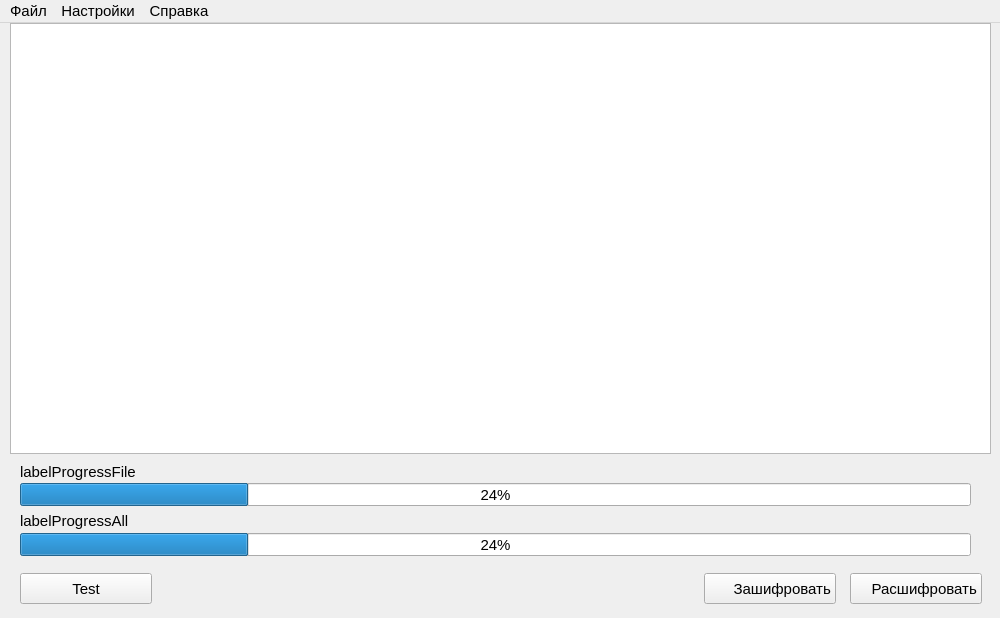
<?xml version="1.0" encoding="UTF-8"?>
<ui version="4.0">
 <class>GranitCryptClass</class>
 <widget class="QMainWindow" name="GranitCryptClass">
  <property name="geometry">
   <rect>
    <x>0</x>
    <y>0</y>
    <width>1000</width>
    <height>618</height>
   </rect>
  </property>
  <property name="maximumSize">
   <size>
    <width>1000</width>
    <height>618</height>
   </size>
  </property>
  <property name="font">
   <font>
    <pointsize>11</pointsize>
   </font>
  </property>
  <property name="windowTitle">
   <string>Система защита данных &quot;Роза-М&quot; MIT License</string>
  </property>
  <property name="styleSheet">
   <string notr="true"/>
  </property>
  <widget class="QWidget" name="centralWidget">
   <widget class="QPushButton" name="pushButtonDecrypt">
    <property name="geometry">
     <rect>
      <x>850</x>
      <y>550</y>
      <width>132</width>
      <height>31</height>
     </rect>
    </property>
    <property name="font">
     <font>
      <pointsize>11</pointsize>
     </font>
    </property>
    <property name="styleSheet">
     <string notr="true">text-align:right;
background-image: url(&quot;Image/decrypted&quot;);
background-repeat: no-repeat;
background-position: left </string>
    </property>
    <property name="text">
     <string>Расшифровать </string>
    </property>
   </widget>
   <widget class="QProgressBar" name="progressBarAll">
    <property name="geometry">
     <rect>
      <x>20</x>
      <y>510</y>
      <width>951</width>
      <height>23</height>
     </rect>
    </property>
    <property name="value">
     <number>24</number>
    </property>
   </widget>
   <widget class="QPushButton" name="pushButtonCrypt">
    <property name="geometry">
     <rect>
      <x>704</x>
      <y>550</y>
      <width>132</width>
      <height>31</height>
     </rect>
    </property>
    <property name="font">
     <font>
      <pointsize>11</pointsize>
     </font>
    </property>
    <property name="styleSheet">
     <string notr="true">text-align:right;
background-image: url(&quot;Image/encrypted.png&quot;);
background-repeat: no-repeat;
background-position: left </string>
    </property>
    <property name="text">
     <string>Зашифровать </string>
    </property>
   </widget>
   <widget class="QLabel" name="labelProgressFile">
    <property name="geometry">
     <rect>
      <x>20</x>
      <y>438</y>
      <width>911</width>
      <height>21</height>
     </rect>
    </property>
    <property name="text">
     <string>labelProgressFile</string>
    </property>
   </widget>
   <widget class="QPlainTextEdit" name="plainTextEditFiles">
    <property name="geometry">
     <rect>
      <x>10</x>
      <y>0</y>
      <width>981</width>
      <height>431</height>
     </rect>
    </property>
    <property name="readOnly">
     <bool>true</bool>
    </property>
   </widget>
   <widget class="QProgressBar" name="progressBarFile">
    <property name="geometry">
     <rect>
      <x>20</x>
      <y>460</y>
      <width>951</width>
      <height>23</height>
     </rect>
    </property>
    <property name="value">
     <number>24</number>
    </property>
    <property name="textVisible">
     <bool>true</bool>
    </property>
   </widget>
   <widget class="QLabel" name="labelProgressAll">
    <property name="geometry">
     <rect>
      <x>20</x>
      <y>490</y>
      <width>921</width>
      <height>16</height>
     </rect>
    </property>
    <property name="text">
     <string>labelProgressAll</string>
    </property>
   </widget>
   <widget class="QPushButton" name="pushButtonSelectKey">
    <property name="geometry">
     <rect>
      <x>20</x>
      <y>550</y>
      <width>132</width>
      <height>31</height>
     </rect>
    </property>
    <property name="font">
     <font>
      <pointsize>11</pointsize>
     </font>
    </property>
    <property name="styleSheet">
     <string notr="true"/>
    </property>
    <property name="text">
     <string>Test</string>
    </property>
   </widget>
  </widget>
  <widget class="QMenuBar" name="menuBar">
   <property name="geometry">
    <rect>
     <x>0</x>
     <y>0</y>
     <width>1000</width>
     <height>26</height>
    </rect>
   </property>
   <property name="font">
    <font>
     <pointsize>11</pointsize>
    </font>
   </property>
   <widget class="QMenu" name="menu_File">
    <property name="font">
     <font>
      <pointsize>11</pointsize>
     </font>
    </property>
    <property name="title">
     <string>Файл</string>
    </property>
    <addaction name="actionOpenFile"/>
    <addaction name="actionExit"/>
   </widget>
   <widget class="QMenu" name="menuHelp">
    <property name="font">
     <font>
      <pointsize>11</pointsize>
     </font>
    </property>
    <property name="title">
     <string>Справка</string>
    </property>
    <addaction name="actionHelp"/>
   </widget>
   <widget class="QMenu" name="menuSettings">
    <property name="title">
     <string>Настройки</string>
    </property>
    <addaction name="actionDbPath"/>
    <addaction name="actionResetSetings"/>
   </widget>
   <addaction name="menu_File"/>
   <addaction name="menuSettings"/>
   <addaction name="menuHelp"/>
  </widget>
  <action name="actionOpenFile">
   <property name="text">
    <string>Открыть</string>
   </property>
  </action>
  <action name="actionExit">
   <property name="text">
    <string>Выход</string>
   </property>
  </action>
  <action name="actionHelp">
   <property name="text">
    <string>О программе</string>
   </property>
  </action>
  <action name="actionDbPath">
   <property name="text">
    <string>Сгенерировать ключ</string>
   </property>
   <property name="font">
    <font>
     <pointsize>11</pointsize>
    </font>
   </property>
  </action>
  <action name="actionResetSetings">
   <property name="text">
    <string>Сброс настроек</string>
   </property>
   <property name="font">
    <font>
     <pointsize>11</pointsize>
    </font>
   </property>
  </action>
  <action name="actiondffd">
   <property name="text">
    <string>dffd</string>
   </property>
  </action>
  <action name="actionSaveCert">
   <property name="text">
    <string>Сохранить сертификаты</string>
   </property>
  </action>
 </widget>
 <layoutdefault spacing="6" margin="11"/>
 <resources>
  <include location="GranitCrypt.qrc"/>
 </resources>
 <connections/>
</ui>
